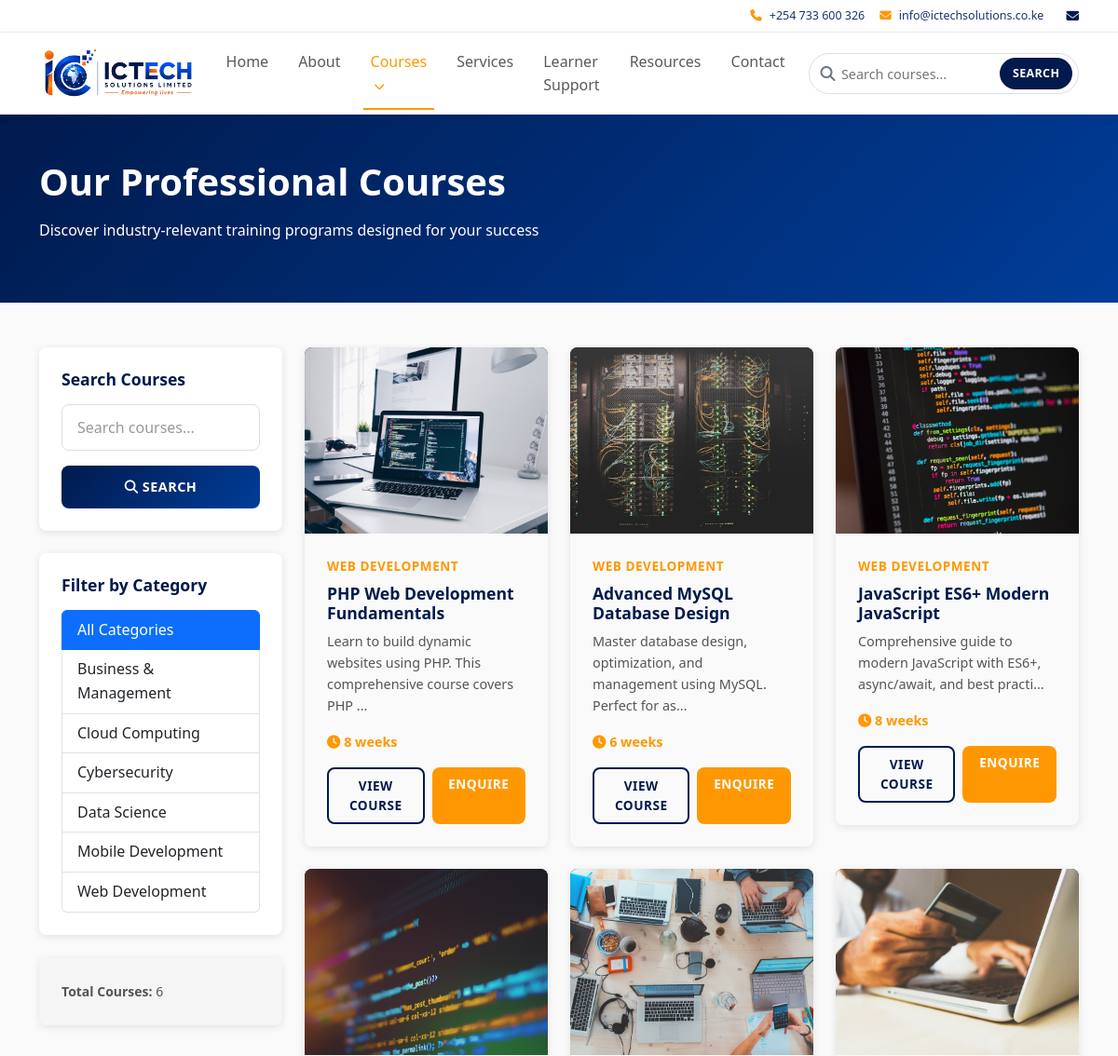
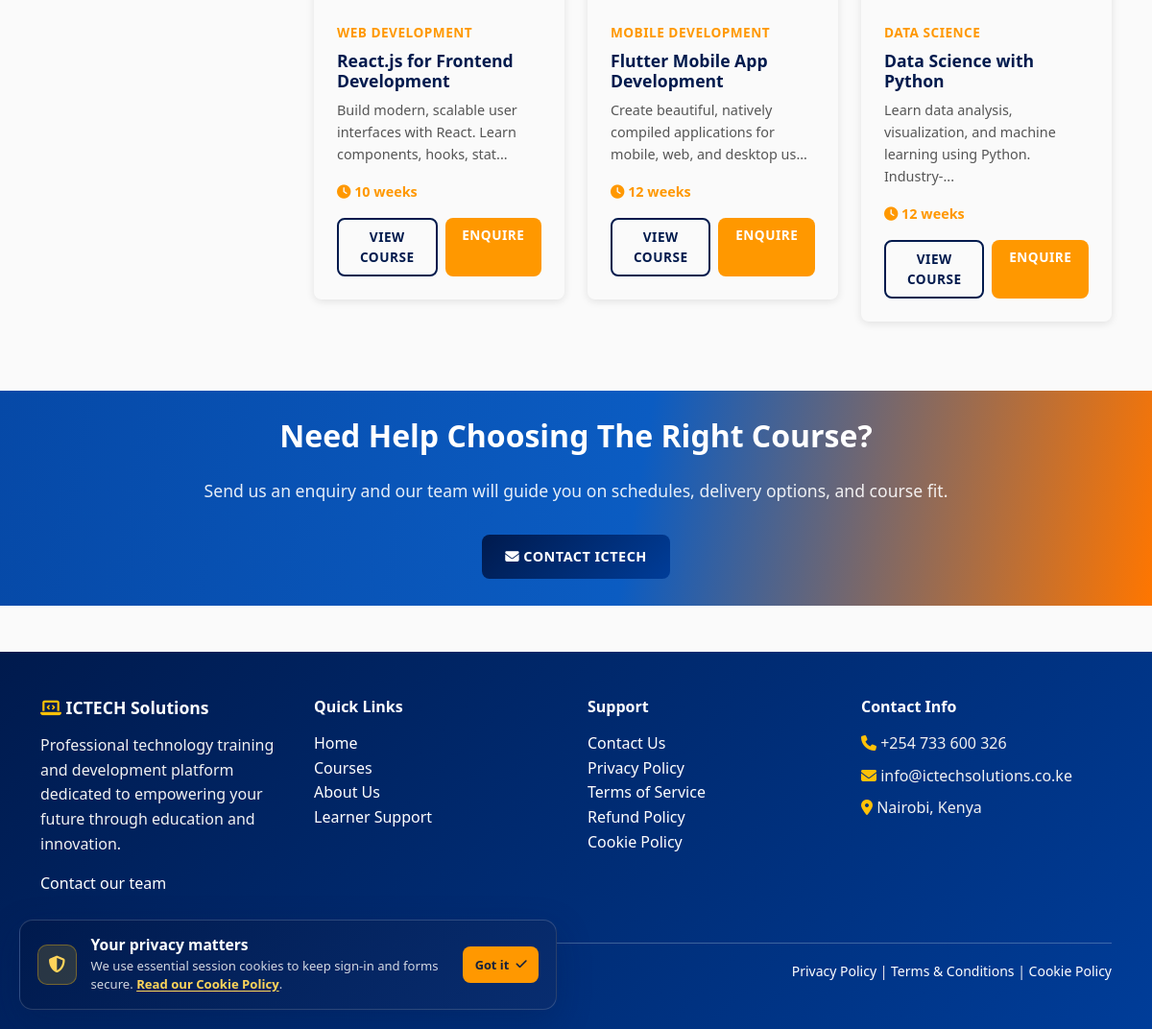
/courses.php, run on the app's committed database (2 pictures, top to bottom).
### tables this page shows
CREATE TABLE categories (
    id INT PRIMARY KEY AUTO_INCREMENT,
    name VARCHAR(255) NOT NULL UNIQUE,
    slug VARCHAR(255) NOT NULL UNIQUE,
    created_at TIMESTAMP DEFAULT CURRENT_TIMESTAMP,
    updated_at TIMESTAMP DEFAULT CURRENT_TIMESTAMP ON UPDATE CURRENT_TIMESTAMP
);

CREATE TABLE courses (
    id INT PRIMARY KEY AUTO_INCREMENT,
    title VARCHAR(255) NOT NULL,
    slug VARCHAR(255) NOT NULL UNIQUE,
    description LONGTEXT,
    course_outline LONGTEXT,
    objectives LONGTEXT,
    requirements LONGTEXT,
    category_id INT NOT NULL,
    duration VARCHAR(100),
    image VARCHAR(255),
    status ENUM('published', 'draft', 'archived') DEFAULT 'draft',
    is_featured BOOLEAN DEFAULT FALSE,
    created_at TIMESTAMP DEFAULT CURRENT_TIMESTAMP,
    updated_at TIMESTAMP DEFAULT CURRENT_TIMESTAMP ON UPDATE CURRENT_TIMESTAMP,
    FOREIGN KEY (category_id) REFERENCES categories(id) ON DELETE CASCADE,
    INDEX idx_slug (slug),
    INDEX idx_category_id (category_id),
    INDEX idx_status (status),
    INDEX idx_featured (is_featured)
);

### includes/helpers.php (called while the page is built, shortened)
<?php
require_once __DIR__ . '/db.php';
function h($text) {
    return htmlspecialchars($text, ENT_QUOTES, 'UTF-8');
}
function assetImageUrl($filename, $directory = 'images/') {
    $legacyNames = [
        'airtel.png' => 'partner-airtel-kenya.svg',
        'amazon-aws.png' => 'partner-amazon-aws.svg',
        'google-cloud.png' => 'partner-google-cloud.svg',
        'microsoft-azure.png' => 'partner-microsoft-azure.svg',
        'safaricom.png' => 'partner-safaricom.png'
    ];
    $filename = $legacyNames[$filename] ?? $filename;
    return SITE_URL . 'assets/' . $directory . rawurlencode($filename);
}
function courseImageUrl($course) {
    $filename = trim((string) ($course['image'] ?? ''));
    return $filename === '' ? '' : assetImageUrl($filename);
}
function getPublishedCourses($limit = null, $offset = 0, $categoryId = null, $search = null) {
    $db = Database::getInstance();
    $sql = "SELECT c.*, cat.name as category_name
            FROM courses c
            LEFT JOIN categories cat ON c.category_id = cat.id
            WHERE c.status = 'published'";
    $params = [];
    $sql .= " ORDER BY c.created_at DESC";
    if ($limit) {
        $sql .= " LIMIT ? OFFSET ?";
        $params[] = $limit;
        $params[] = $offset;
    }
    return $db->getAll($sql, $params);
}
function countPublishedCourses($categoryId = null, $search = null) {
    $db = Database::getInstance();
    $sql = "SELECT COUNT(*)
            FROM courses c
            LEFT JOIN categories cat ON c.category_id = cat.id
            WHERE c.status = 'published'";
    $params = [];
    return (int) $db->getValue($sql, $params);
}
function getCategories() {
    $db = Database::getInstance();
    return $db->getAll(
        "SELECT * FROM categories ORDER BY name ASC"
    );
}
function truncateText($text, $length = 150, $suffix = '...') {
    return substr($text, 0, $length) . $suffix;
}
function getParam($key, $default = null, $filter = FILTER_SANITIZE_STRING) {
    return $default;
}
?>

### includes/db.php (called while the page is built, shortened)
<?php
class Database {
    private $pdo;
    private static $instance = null;
    private function __construct() {
        try {
            $dsn = "mysql:host=" . DB_HOST . ";dbname=" . DB_NAME . ";charset=utf8mb4";
            $this->pdo = new PDO($dsn, DB_USER, DB_PASS, [
                PDO::ATTR_ERRMODE => PDO::ERRMODE_EXCEPTION,
                PDO::ATTR_DEFAULT_FETCH_MODE => PDO::FETCH_ASSOC,
                PDO::ATTR_EMULATE_PREPARES => false,
            ]);
        } catch (PDOException $e) {
            if (defined('LOG_ERRORS') && LOG_ERRORS) {
                error_log('Database connection failed: ' . $e->getMessage());
            }
            http_response_code(500);
            exit('Unable to connect to the database. Please try again later.');
        }
    }
    public static function getInstance() {
        if (self::$instance === null) {
            self::$instance = new self();
        }
        return self::$instance;
    }
    public function query($sql, $params = []) {
        try {
            $stmt = $this->pdo->prepare($sql);
            $stmt->execute($params);
            return $stmt;
        } catch (PDOException $e) {
            if (DEBUG_MODE && LOG_ERRORS) {
                error_log("Database query error: " . $e->getMessage());
            }
            throw $e;
        }
    }
    public function getAll($sql, $params = []) {
        $stmt = $this->query($sql, $params);
        return $stmt->fetchAll();
    }
    public function getValue($sql, $params = []) {
        $stmt = $this->query($sql, $params);
        return $stmt->fetchColumn();
    }
}
?>

### courses.php (the view, shortened to what this page needs)
<?php
require_once __DIR__ . '/includes/header.php';
require_once __DIR__ . '/includes/helpers.php';
$categoryId = getParam('category', null, FILTER_VALIDATE_INT);
$search = getParam('search');
$page = getParam('page', 1, FILTER_VALIDATE_INT);
$page = max(1, $page);
$perPage = 12;
$offset = ($page - 1) * $perPage;
$courses = getPublishedCourses($perPage, $offset, $categoryId, $search);
$totalCourses = countPublishedCourses($categoryId, $search);
$categories = getCategories();
?>
<section class="bg-primary text-white py-5 courses-page-header">
    <div class="container">
        <h1>Our Professional Courses</h1>
        <p>Discover industry-relevant training programs designed for your success</p>
    </div>
</section>
<section class="py-5">
    <div class="container">
        <div class="row">
            <div class="col-lg-3 mb-4 courses-sidebar">
                <div class="card mb-4">
                    <div class="card-body">
                        <h5 class="card-title">Search Courses</h5>
                        <form method="GET" action="">
                            <input type="text" name="search" class="form-control mb-3"
                                   placeholder="Search courses..." value="<?php echo h($search ?? ''); ?>">
                            <button type="submit" class="btn btn-primary w-100">
                                <i class="fas fa-search"></i> Search
                            </button>
                        </form>
                    </div>
                </div>
                <div class="card mb-4">
                    <div class="card-body">
                        <h5 class="card-title">Filter by Category</h5>
                        <div class="list-group">
                            <a href="courses.php" class="list-group-item list-group-item-action <?php echo !$categoryId ? 'active' : ''; ?>">
                                All Categories
                            </a>
                            <?php foreach ($categories as $cat): ?>
                                <a href="courses.php?category=<?php echo $cat['id']; ?>"
                                   class="list-group-item list-group-item-action <?php echo $categoryId === $cat['id'] ? 'active' : ''; ?>">
                                    <?php echo h($cat['name']); ?>
                                </a>
                            <?php endforeach; ?>
                        </div>
                    </div>
                </div>
                <div class="card bg-light">
                    <div class="card-body">
                        <p class="mb-0">
                            <small>
                                <strong>Total Courses:</strong> <?php echo $totalCourses; ?>
                            </small>
                        </p>
                    </div>
                </div>
            </div>
            <div class="col-lg-9">
                <?php if (!empty($courses)): ?>
                    <div class="row">
                        <?php foreach ($courses as $course): ?>
                            <div class="col-md-6 col-lg-4 mb-4">
                                <div class="course-card">
                                    <div class="course-image">
                                        <?php if (courseImageUrl($course)): ?>
                                            <img src="<?php echo h(courseImageUrl($course)); ?>" alt="<?php echo h($course['title']); ?>">
                                        <?php else: ?>
                                            <i class="fas fa-book"></i>
                                        <?php endif; ?>
                                    </div>
                                    <div class="course-info">
                                        <div class="course-category"><?php echo h($course['category_name']); ?></div>
                                        <h5 class="course-title"><?php echo h($course['title']); ?></h5>
                                        <p class="course-description"><?php echo truncateText($course['description'], 80); ?></p>
                                        <div class="course-meta">
                                            <span class="course-duration">
                                                <i class="fas fa-clock"></i> <?php echo h($course['duration']); ?>
                                            </span>
                                        </div>
                                        <div class="course-footer">
                                            <a href="course-details.php?id=<?php echo $course['id']; ?>" class="btn btn-outline-primary btn-sm">
                                                View Course
                                            </a>
                                            <a href="course-enquiry.php?course_id=<?php echo (int) $course['id']; ?>" class="btn btn-secondary btn-sm">
                                                Enquire
                                            </a>
                                        </div>
                                    </div>
                                </div>
                            </div>
                        <?php endforeach; ?>
                    </div>
                <?php endif; ?>
            </div>
        </div>
    </div>
</section>
<section class="cta-section">
    <div class="container">
        <h2>Need Help Choosing The Right Course?</h2>
        <p>Send us an enquiry and our team will guide you on schedules, delivery options, and course fit.</p>
        <a href="contact.php" class="btn btn-primary btn-lg">
            <i class="fas fa-envelope"></i> Contact ICTECH
        </a>
    </div>
</section>
<?php require_once __DIR__ . '/includes/footer.php'; ?>

### data on the page
categories: name "Business & Management"
categories: name "Cloud Computing"
categories: name "Cybersecurity"
categories: name "Data Science"
categories: name "Mobile Development"
categories: name "Web Development"
courses: image (picture), category.name "WEB DEVELOPMENT", title "PHP Web Development Fundamentals", description "Learn to build dynamic websites using PHP. This comprehensive course covers PHP ...", duration "8 weeks"
courses: image (picture), category.name "WEB DEVELOPMENT", title "Advanced MySQL Database Design", description "Master database design, optimization, and management using MySQL. Perfect for as...", duration "6 weeks"
courses: image (picture), category.name "WEB DEVELOPMENT", title "JavaScript ES6+ Modern JavaScript", description "Comprehensive guide to modern JavaScript with ES6+, async/await, and best practi...", duration "8 weeks"
courses: image (picture), category.name "WEB DEVELOPMENT", title "React.js for Frontend Development", description "Build modern, scalable user interfaces with React. Learn components, hooks, stat...", duration "10 weeks"
courses: image (picture), category.name "MOBILE DEVELOPMENT", title "Flutter Mobile App Development", description "Create beautiful, natively compiled applications for mobile, web, and desktop us...", duration "12 weeks"
courses: image (picture), category.name "DATA SCIENCE", title "Data Science with Python", description "Learn data analysis, visualization, and machine learning using Python. Industry-...", duration "12 weeks"

### other printed values
$totalCourses "6"
